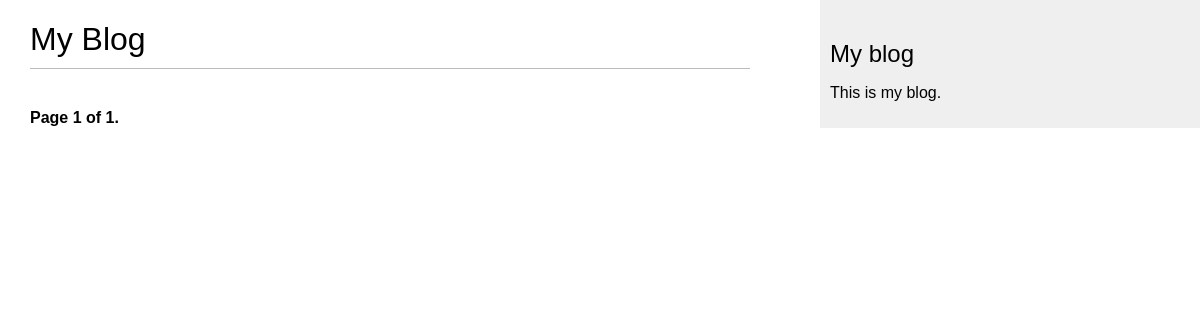
Page /blog/ on the earlier database version.
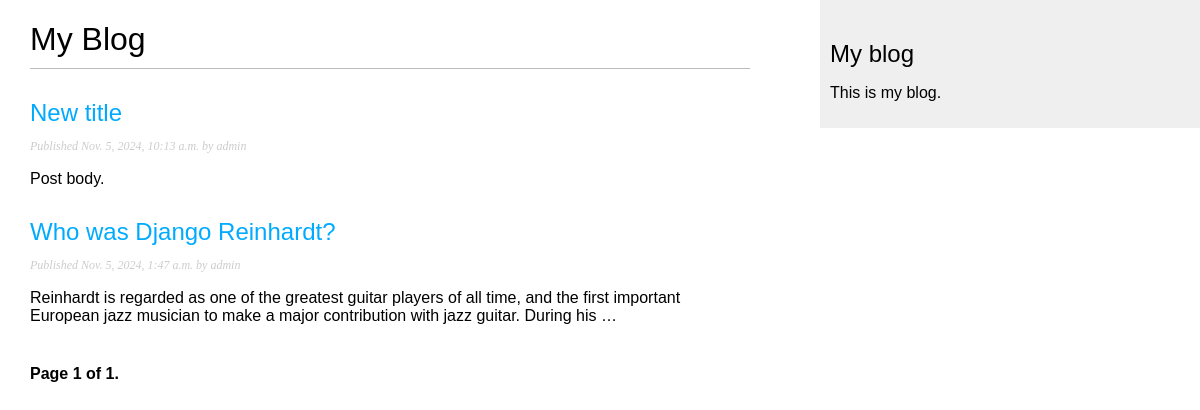
Same page on the later database version.
### blog/models.py (models this page shows, shortened)
class Post(models.Model):
    class Status(models.TextChoices):
        DRAFT = 'DF', 'Draft'
        PUBLISHED = 'PB', 'Published'
    title = models.CharField(max_length=250)
    slug = models.SlugField(
        max_length=250,
        unique_for_date='publish'
    )
    author = models.ForeignKey(
        settings.AUTH_USER_MODEL,
        on_delete=models.CASCADE,
        related_name='blog_posts'
    )
    body = models.TextField()
    publish = models.DateTimeField(default=timezone.now)
    created = models.DateTimeField(auto_now_add=True)
    updated = models.DateTimeField(auto_now=True)
    status = models.CharField(
        max_length=2,
        choices=Status,
        default=Status.DRAFT
    )
    objects = models.Manager()  # The default manager.
    published = PublishedManager()  # Our custom manager.
    class Meta:
        ordering = ['-publish']
        indexes = [
            models.Index(fields=['-publish']),
        ]
    def get_absolute_url(self):
        return reverse(
            'blog:post_detail',
            args=[
                self.publish.year,
                self.publish.month,
                self.publish.day,
                self.slug
            ]
        )

### blog/views.py (the view)
# urls.py: path('', views.post_list, name='post_list'),
def post_list(request):
    post_list = Post.published.all()
    paginator = Paginator(post_list, 3)
    page_number = request.GET.get('page', 1)
    posts = paginator.page(page_number)
    return render(
        request,
        'blog/post/list.html',
        {'posts': posts}
    )

### blog/models.py (called while the page is built)
    def get_queryset(self):
        return (
            super().get_queryset().filter(status=Post.Status.PUBLISHED)
        )

### blog/templates/blog/post/list.html (shortened to what this page needs)
{% extends "blog/base.html" %}
{% block content %}
  <h1>My Blog</h1>
  {% for post in posts %}
    <h2>
      <a href="{{ post.get_absolute_url }}">
        {{ post.title }}
      </a>
    </h2>
    <p class="date">
      Published {{ post.publish }} by {{ post.author }}
    </p>
    {{ post.body|truncatewords:30|linebreaks }}
  {% endfor %}
  {% include "pagination.html" with page=posts %}
{% endblock %}

Differences in the rows shown:
now on this page (row edited): Post: title "New title", publish "Nov. 5, 2024, 10:13 a.m.", author "admin", body "Post body."
now on this page (row edited): Post: title "Who was Django Reinhardt?", publish "Nov. 5, 2024, 1:47 a.m.", author "admin", body "Reinhardt is regarded as one of the greatest guitar players of all time, and the first important European jazz musician to make a major contribution with jazz guitar. During his …"
